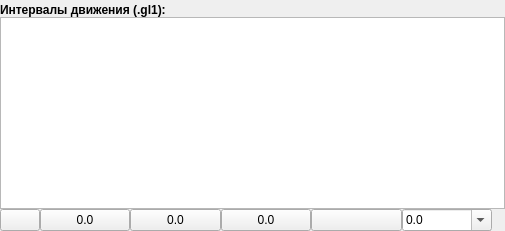
             <widget class="QWidget" name="page_6">
              <layout class="QVBoxLayout" name="verticalLayout_26">
               <property name="spacing">
                <number>0</number>
               </property>
               <property name="leftMargin">
                <number>0</number>
               </property>
               <property name="topMargin">
                <number>0</number>
               </property>
               <property name="rightMargin">
                <number>0</number>
               </property>
               <property name="bottomMargin">
                <number>0</number>
               </property>
               <item>
                <layout class="QVBoxLayout" name="verticalLayout_25">
                 <property name="spacing">
                  <number>0</number>
                 </property>
                 <property name="topMargin">
                  <number>3</number>
                 </property>
                 <item>
                  <widget class="QLabel" name="label_16">
                   <property name="font">
                    <font>
                     <bold>true</bold>
                    </font>
                   </property>
                   <property name="text">
                    <string>Интервалы движения (.gl1):</string>
                   </property>
                  </widget>
                 </item>
                 <item>
                  <widget class="QTableWidget" name="gl1TableWidget">
                   <property name="minimumSize">
                    <size>
                     <width>505</width>
                     <height>0</height>
                    </size>
                   </property>
                   <attribute name="horizontalHeaderMinimumSectionSize">
                    <number>20</number>
                   </attribute>
                   <attribute name="verticalHeaderDefaultSectionSize">
                    <number>25</number>
                   </attribute>
                  </widget>
                 </item>
                 <item>
                  <layout class="QHBoxLayout" name="horizontalLayout_31">
                   <property name="spacing">
                    <number>0</number>
                   </property>
                   <property name="leftMargin">
                    <number>0</number>
                   </property>
                   <item>
                    <widget class="QPushButton" name="gl1NumBox">
                     <property name="sizePolicy">
                      <sizepolicy hsizetype="Fixed" vsizetype="Fixed">
                       <horstretch>0</horstretch>
                       <verstretch>0</verstretch>
                      </sizepolicy>
                     </property>
                     <property name="minimumSize">
                      <size>
                       <width>40</width>
                       <height>0</height>
                      </size>
                     </property>
                     <property name="maximumSize">
                      <size>
                       <width>40</width>
                       <height>16777215</height>
                      </size>
                     </property>
                     <property name="text">
                      <string/>
                     </property>
                    </widget>
                   </item>
                   <item>
                    <widget class="QPushButton" name="gl1LenBox">
                     <property name="toolTip">
                      <string>Общая длина по глубиномеру</string>
                     </property>
                     <property name="text">
                      <string>0.0</string>
                     </property>
                    </widget>
                   </item>
                   <item>
                    <widget class="QPushButton" name="gl1MeasBox">
                     <property name="toolTip">
                      <string>Общая длина по мере</string>
                     </property>
                     <property name="text">
                      <string>0.0</string>
                     </property>
                    </widget>
                   </item>
                   <item>
                    <widget class="QPushButton" name="gl1ErrBox">
                     <property name="toolTip">
                      <string>Общая ошибка</string>
                     </property>
                     <property name="text">
                      <string>0.0</string>
                     </property>
                    </widget>
                   </item>
                   <item>
                    <widget class="QPushButton" name="gl1DepthBox">
                     <property name="text">
                      <string/>
                     </property>
                    </widget>
                   </item>
                   <item>
                    <widget class="QComboBox" name="gl1SpeedComboBox">
                     <property name="toolTip">
                      <string>Минимальная скорость</string>
                     </property>
                     <property name="editable">
                      <bool>true</bool>
                     </property>
                     <property name="currentText">
                      <string>0.0</string>
                     </property>
                    </widget>
                   </item>
                   <item>
                    <spacer name="horizontalSpacer_14">
                     <property name="orientation">
                      <enum>Qt::Horizontal</enum>
                     </property>
                     <property name="sizeType">
                      <enum>QSizePolicy::Fixed</enum>
                     </property>
                     <property name="sizeHint" stdset="0">
                      <size>
                       <width>13</width>
                       <height>20</height>
                      </size>
                     </property>
                    </spacer>
                   </item>
                  </layout>
                 </item>
                </layout>
               </item>
              </layout>
             </widget>
